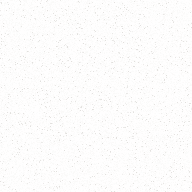
#> input picture client/assets/images/paper-grain.png, 192 x 192 px
$ python -i images.py   (imports and definitions only)
#> lines starting #> are read from the running program, lines starting #| are printed output that depends on the picture
#> further down, picture is the input picture: PIL image 192x192 RGBA; mean R, G, B, A 185.3, 173.1, 152.5, 4.8
"""Yüklenen görselin denetimi ve iki sürümü: özgün (EXIF'siz JPEG) ve gazete baskısı (yarım ton).

Saf işlem: girdi baytlar, çıktı baytlar; veritabanı ve ağ yok. Aynı girdi her seferinde aynı
baytları üretir (tohum görsellerinin hash'i sabit kalır).
"""

from __future__ import annotations

import hashlib
import io
import math
import warnings
from dataclasses import dataclass

from PIL import Image, ImageDraw, ImageOps, UnidentifiedImageError

INK = (0x1B, 0x1A, 0x17)  # #1B1A17, gazete mürekkebi
PAPER = (0xF4, 0xEF, 0xE4)  # #F4EFE4, kâğıt
MAX_BYTES = 8 * 1024 * 1024
MAX_PIXELS = 40_000_000  # çözülmeden önce bakılır: küçük dosyada dev görsel (sıkıştırma bombası)
MAX_SIDE = 1600  # özgün sürümün uzun kenarı
PRINT_SIDE = 1200  # baskı sürümünün uzun kenarı
FORMATS = {"JPEG": "JPEG", "PNG": "PNG", "WEBP": "WebP"}
SCREEN_ANGLE = 45  # siyah mürekkebin klasik tram açısı
LEVELS = 16  # baskı sürümündeki ton sayısı (4 bitlik PNG)


class ImageRejected(ValueError):
    """Görsel kabul edilmedi; ileti kullanıcıya gösterilir."""


@dataclass(frozen=True)
class Processed:
    original: bytes  # JPEG, EXIF ve konum bilgisi yok
    print: bytes  # PNG, yarım ton
    width: int
    height: int
    sha256: str  # özgün sürümün hash'i (deftere yazılan)


# [39 lines left out: functions _open, _flatten, _jpeg, not called in this run]


def halftone(img: Image.Image, *, side: int = PRINT_SIDE, cell: int | None = None) -> bytes:
    """45° nokta ızgarasıyla tek renk baskı: her hücrede noktanın alanı o bölgenin koyuluğuyla
    orantılıdır. Mürekkep #1B1A17, kâğıt #F4EFE4; çıktı 16 tonlu PNG."""
#> called with side = 1200
    gray = img.convert("L")
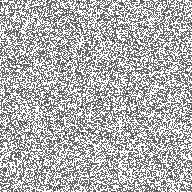
#> gray: PIL image 192x192 L; min 50, max 250, mean 174.5
    gray.thumbnail((side, side), Image.Resampling.LANCZOS)
    gray = ImageOps.autocontrast(gray, cutoff=1)
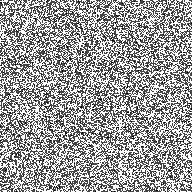
#> gray: PIL image 192x192 L; min 0, max 255, mean 158.5
    w, h = gray.size
#> w = 192; h = 192
    cell = cell or max(4, round(max(w, h) / 170))
#> cell = 4
    ss = 3  # süper örnekleme: noktalar büyük çizilip küçültülünce kenarları yumuşar

    rotated = gray.rotate(SCREEN_ANGLE, expand=True, fillcolor=255,
                          resample=Image.Resampling.BICUBIC)
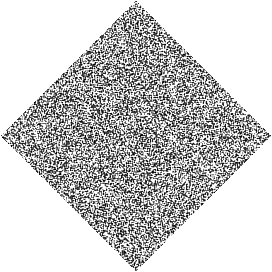
#> rotated: PIL image 272x272 L; min 0, max 255, mean 204.8
    rw, rh = rotated.size
#> rw = 272; rh = 272
    gw, gh = math.ceil(rw / cell), math.ceil(rh / cell)
#> gw = 68; gh = 68
    padded = Image.new("L", (gw * cell, gh * cell), 255)
#> padded: PIL image 272x272 L; every value is 255
    padded.paste(rotated, ((gw * cell - rw) // 2, (gh * cell - rh) // 2))
    tones = padded.resize((gw, gh), Image.Resampling.BOX).tobytes()  # L: bir bayt bir ton

    mask = Image.new("L", (gw * cell * ss, gh * cell * ss), 0)
#> mask: PIL image 816x816 L; every value is 0
    draw = ImageDraw.Draw(mask)
    # Tam koyu hücrede nokta komşularına taşar ama köşegenlerde kâğıt kalır (ters nokta deseni).
    full = cell * ss * math.sqrt(2) / 2 * 0.9
#> full = 7.64
    for gy in range(gh):
        cy = (gy + 0.5) * cell * ss
        for gx in range(gw):
            dark = 1 - tones[gy * gw + gx] / 255
            if dark < 0.03:
                continue
            r = full * math.sqrt(dark)
            cx = (gx + 0.5) * cell * ss
            draw.ellipse((cx - r, cy - r, cx + r, cy + r), fill=255)
    mask = mask.resize((gw * cell, gh * cell), Image.Resampling.LANCZOS)
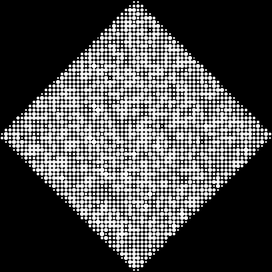
#> mask: PIL image 272x272 L; min 0, max 255, mean 75.1
    mask = mask.rotate(-SCREEN_ANGLE, expand=True, resample=Image.Resampling.BICUBIC)
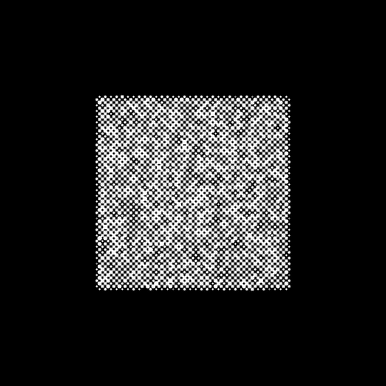
#> mask: PIL image 386x386 L; min 0, max 255, mean 37
    mw, mh = mask.size
#> mw = 386; mh = 386
    left, top = (mw - w) // 2, (mh - h) // 2
#> left = 97; top = 97
    mask = mask.crop((left, top, left + w, top + h))
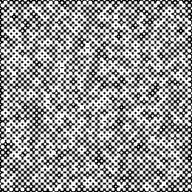
#> mask: PIL image 192x192 L; min 0, max 255, mean 147

    # Mürekkep örtüsü 0–255 → 16 ton; palet kâğıttan mürekkebe doğrusal.
    q = mask.point([round(v * (LEVELS - 1) / 255) for v in range(256)])
    out_img = Image.frombytes("P", q.size, q.tobytes())
#> out_img: PIL image 192x192 P; every value is 0
    palette: list[int] = []
    for i in range(LEVELS):
        t = i / (LEVELS - 1)
        palette += [round(PAPER[c] + (INK[c] - PAPER[c]) * t) for c in range(3)]
    out_img.putpalette(palette)
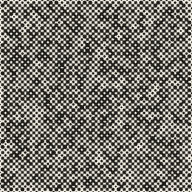
#> out_img: PIL image 192x192 P; mean R, G, B 118.9, 116.2, 109.8
    out = io.BytesIO()
    out_img.save(out, format="PNG", optimize=True, bits=4)
    return out.getvalue()


# [18 lines left out: functions process, check_alt, not called in this run]

>>> from PIL import Image
>>> picture = Image.open('../../../../client/assets/images/paper-grain.png')
>>> result = halftone(picture)
